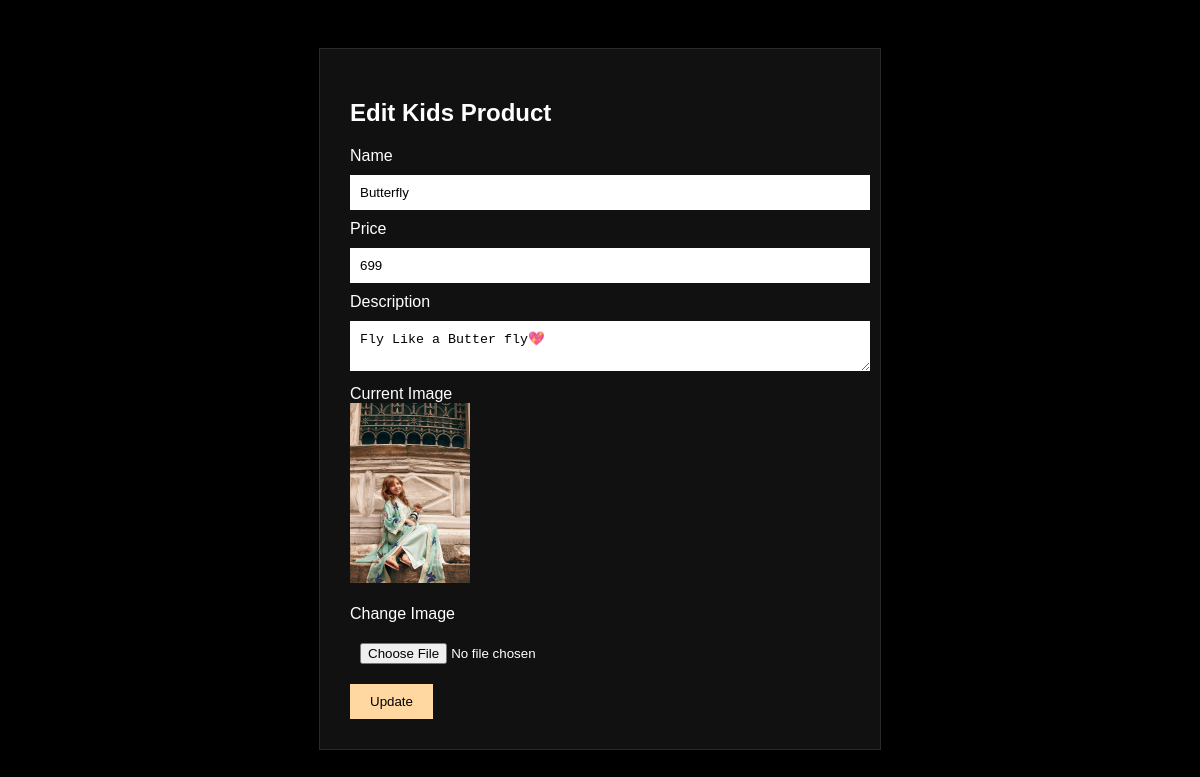
Screenshot of /adminkidsedit/2/ (signed in) with the database file from the repository.
### app/models.py (models this page shows)
class Kids(models.Model):
    kidsname=models.CharField(max_length=100)
    kidsprice=models.IntegerField()
    kidsdescription=models.CharField(max_length=150)
    kidsimage=models.ImageField(upload_to='kidsadd/')
    class Meta:
        verbose_name='Kids'
        verbose_name_plural="Kids"

### app/views.py (the view, shortened to what this page needs)
# urls.py: path('adminkidsedit/<int:f>/', views.adminkidseditfn, name='adminkidsedit'),
def adminkidseditfn(request, f):
    kiddu = get_object_or_404(Kids, pk=f)
    if "admin" in request.session:
        return render(request, "adminkidsedit.html", {"d": kiddu})
    return redirect('adminkidslist')

### template/adminkidsedit.html (shortened to what this page needs)
{% load static %}
<!DOCTYPE html>
<html lang="en">
<head>
</head>
<body>
<div class="form-box">
<h2>Edit Kids Product</h2>
<form method="POST" enctype="multipart/form-data">
<label>Name</label>
<input type="text" name="productname" value="{{ d.kidsname }}">
<label>Price</label>
<input type="number" name="productprice" value="{{ d.kidsprice }}">
<label>Description</label>
<textarea name="productdescription">{{ d.kidsdescription }}</textarea>
<label>Current Image</label><br>
<img src="{{ d.kidsimage.url }}" width="120"><br><br>
<label>Change Image</label>
<input type="file" name="productimage">
<button type="submit">Update</button>
</form>
</div>
</body>
</html>

### template/adminkidsedit.html (style rules this page uses)
body { background:#000; color:#fff; font-family:Arial; padding:40px; }
.form-box { max-width:500px; margin:auto; background:#111; padding:30px; border:1px solid rgba(255,255,255,0.1); }
input, textarea { width:100%; padding:10px; margin:10px 0; border:none; }
button { padding:10px 20px; background:#ffd7a0; border:none; cursor:pointer; }

### rows the page displays
Kids: productname "Butterfly", productprice "699", productdescription "Fly Like a Butter fly💖", kidsimage (picture)
